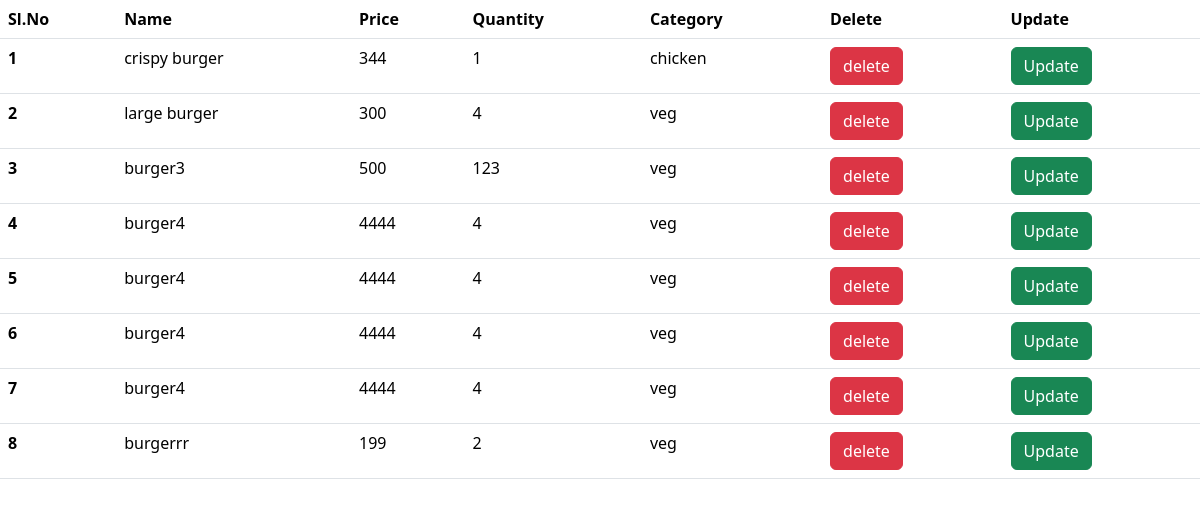
Page /menu_view on the earlier database version.
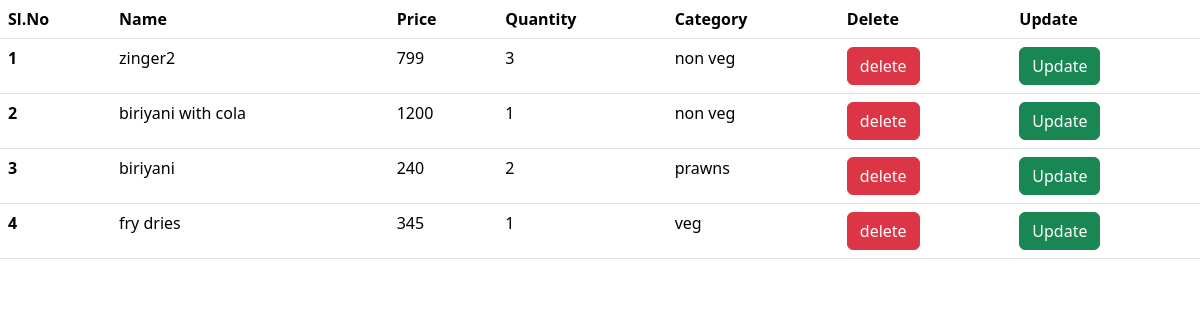
Same page on the later database version.
### newApp/models.py (models this page shows)
class menu(models.Model):
    name = models.CharField(max_length=50)
    quantity = models.IntegerField()
    price = models.IntegerField()
    category = models.CharField(max_length=50)

### newApp/views.py (the view)
# urls.py: path("menu_view",views.menu_view,name="menu_view"),
def menu_view(request):
    data = menu.objects.all()
    return render(request,"menu_view.html",{"data":data})

### templates/menu_view.html (shortened to what this page needs)
<html lang="en">
  <head>
    <link href="https://cdn.jsdelivr.net/npm/bootstrap@5.3.8/dist/css/bootstrap.min.css" rel="stylesheet">
  </head>
  <body>
     <table class="table">
  <thead>
    <tr>
      <th scope="col">Sl.No</th>
      <th scope="col">Name</th>
      <th scope="col">Price</th>
      <th scope="col">Quantity</th>
      <th scope="col">Category</th>
      <th scope="col">Delete</th>
      <th scope="col">Update</th>
    </tr>
  </thead>
  <tbody>
  {% for i in data %}
    <tr>
      <th scope="row">{{forloop.counter}}</th>
      <td>{{i.name}}</td>
      <td>{{i.price}}</td>
      <td>{{i.quantity}}</td>
      <td>{{i.category}}</td>
      <td><a href="{% url 'menu_delete' i.id %}" class="btn btn-danger">delete</a></td>
      <td><a href="{% url 'menu_update' i.id %}" class="btn btn-success">Update</a></td>
    </tr>
  {% endfor %}
  </tbody>
</table>
  </body>
</html>

Differences in the rows shown:
removed menu: name "crispy burger", price "344", quantity "1", category "chicken"
removed menu: name "large burger", price "300", quantity "4", category "veg"
removed menu: name "burger3", price "500", quantity "123", category "veg"
removed menu: name "burger4", price "4444", quantity "4", category "veg"
removed menu: name "burger4", price "4444", quantity "4", category "veg"
removed menu: name "burger4", price "4444", quantity "4", category "veg"
removed menu: name "burger4", price "4444", quantity "4", category "veg"
removed menu: name "burgerrr", price "199", quantity "2", category "veg"
added menu: name "zinger2", price "799", quantity "3", category "non veg"
added menu: name "biriyani with cola", price "1200", quantity "1", category "non veg"
added menu: name "biriyani", price "240", quantity "2", category "prawns"
added menu: name "fry dries", price "345", quantity "1", category "veg"
